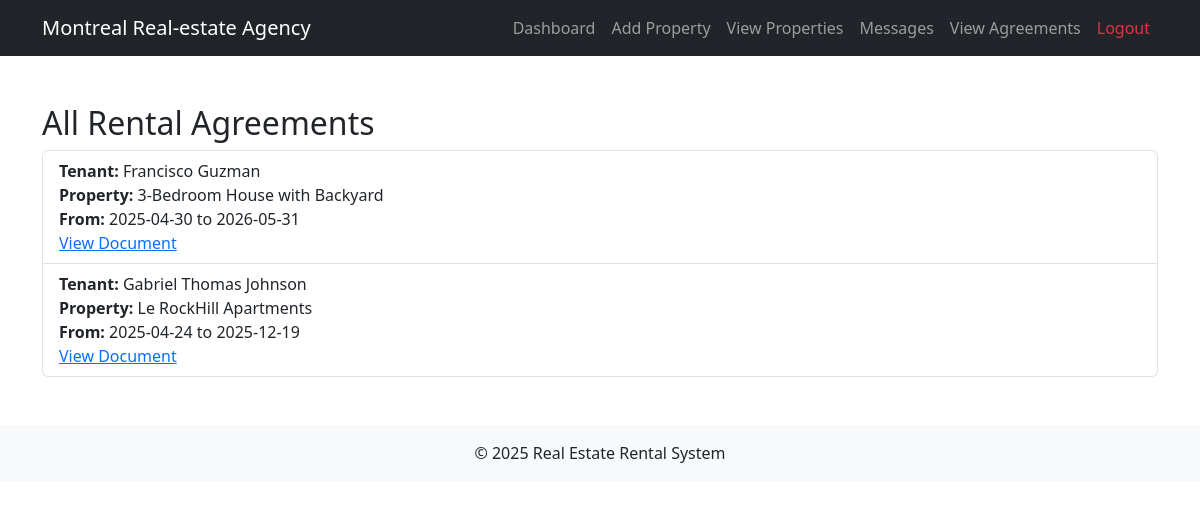
Before: /pages/view_rentals.php (signed in) with the older database file.
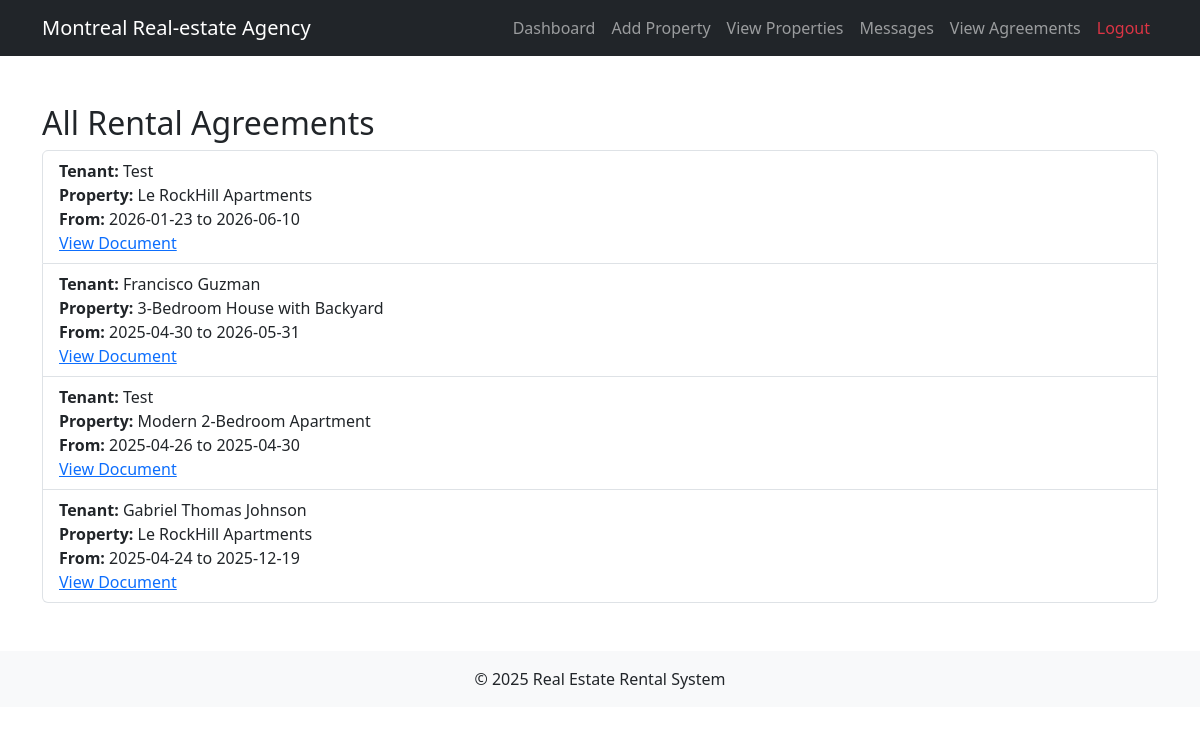
After: the same page with the newer database file.
### tables this page shows
CREATE TABLE IF NOT EXISTS `rentals` (
  `id` int NOT NULL AUTO_INCREMENT,
  `property_id` int DEFAULT NULL,
  `tenant_id` int DEFAULT NULL,
  `start_date` date DEFAULT NULL,
  `end_date` date DEFAULT NULL,
  `document` varchar(255) DEFAULT NULL,
  `PaymentState` tinyint(1) DEFAULT '0',
  PRIMARY KEY (`id`),
  KEY `property_id` (`property_id`),
  KEY `tenant_id` (`tenant_id`)
);

CREATE TABLE IF NOT EXISTS `users` (
  `id` int NOT NULL AUTO_INCREMENT,
  `name` varchar(100) DEFAULT NULL,
  `email` varchar(100) DEFAULT NULL,
  `password` varchar(255) DEFAULT NULL,
  `role` enum('owner','tenant','agent') DEFAULT 'tenant',
  PRIMARY KEY (`id`),
  UNIQUE KEY `email` (`email`)
);

CREATE TABLE IF NOT EXISTS `properties` (
  `id` int NOT NULL AUTO_INCREMENT,
  `user_id` int DEFAULT NULL,
  `title` varchar(255) DEFAULT NULL,
  `description` text,
  `price` decimal(10,2) DEFAULT NULL,
  `location` varchar(255) DEFAULT NULL,
  `image` varchar(255) DEFAULT NULL,
  PRIMARY KEY (`id`),
  KEY `user_id` (`user_id`)
);

### pages/view_rentals.php (the view, shortened to what this page needs)
<?php
require_once "../config/db.php";
$sql = "
SELECT r.*, p.title AS property_title, u.name AS tenant_name
FROM rentals r
JOIN properties p ON r.property_id = p.id
JOIN users u ON r.tenant_id = u.id
ORDER BY r.start_date DESC
";
$stmt = $conn->prepare($sql);
$stmt->execute();
$rentals = $stmt->fetchAll(PDO::FETCH_ASSOC);
?>
<?php include("../includes/header.php"); ?>
<div class="container mt-5">
    <h2>All Rental Agreements</h2>
    <?php if (empty($rentals)): ?>
        <p>No agreements uploaded yet.</p>
    <?php else: ?>
        <ul class="list-group">
            <?php foreach ($rentals as $r): ?>
                <li class="list-group-item">
                    <strong>Tenant:</strong> <?= htmlspecialchars($r['tenant_name']) ?><br>
                    <strong>Property:</strong> <?= htmlspecialchars($r['property_title']) ?><br>
                    <strong>From:</strong> <?= $r['start_date'] ?> to <?= $r['end_date'] ?><br>
                    <a href="../uploads/<?= htmlspecialchars($r['document']) ?>" target="_blank">View Document</a>
                </li>
            <?php endforeach; ?>
        </ul>
    <?php endif; ?>
</div>
<?php include("../includes/footer.php"); ?>

### includes/header.php (shortened to what this page needs)
<!DOCTYPE html>
<html>
<head>
    <link href="https://cdn.jsdelivr.net/npm/bootstrap@5.3.0/dist/css/bootstrap.min.css" rel="stylesheet">
</head>
<body>
<nav class="navbar navbar-expand-lg navbar-dark bg-dark">
    <div class="container">
        <a class="navbar-brand" href="../index.php">Montreal Real-estate Agency</a>
        <div class="collapse navbar-collapse" id="navbarContent">
            <ul class="navbar-nav ms-auto">
                <?php if (isset($_SESSION['user_id'])): ?>
                    <li class="nav-item"><a class="nav-link" href="../pages/dashboard.php">Dashboard</a></li>
                    <li class="nav-item"><a class="nav-link" href="../pages/add_property.php">Add Property</a></li>
                    <li class="nav-item"><a class="nav-link" href="../pages/view_property.php">View Properties</a></li>
                    <li class="nav-item"><a class="nav-link" href="../pages/messages.php">Messages</a></li>
                    <?php if (in_array($_SESSION['role'], ['owner', 'agent'])): ?>
                        <li class="nav-item"><a class="nav-link" href="../pages/view_rentals.php">View Agreements</a></li>
                    <?php endif; ?>
                    <li class="nav-item"><a class="nav-link text-danger" href="../logout.php">Logout</a></li>
                <?php else: ?>
                    <li class="nav-item"><a class="nav-link" href="../pages/register.php">Register</a></li>
                    <li class="nav-item"><a class="nav-link" href="../pages/login.php">Login</a></li>
                <?php endif; ?>
            </ul>
        </div>
    </div>
</nav>

### includes/footer.php (shortened to what this page needs)
<footer class="bg-light text-center text-lg-start mt-5">
    <div class="text-center p-3">
        © 2025 Real Estate Rental System
    </div>
</footer>
</body>
</html>

Changed rows visible on the page:
added rentals: tenant.name "Test", property.title "Le RockHill Apartments", start_date "2026-01-23", end_date "2026-06-10"
added rentals: tenant.name "Test", property.title "Modern 2-Bedroom Apartment", start_date "2025-04-26", end_date "2025-04-30"
